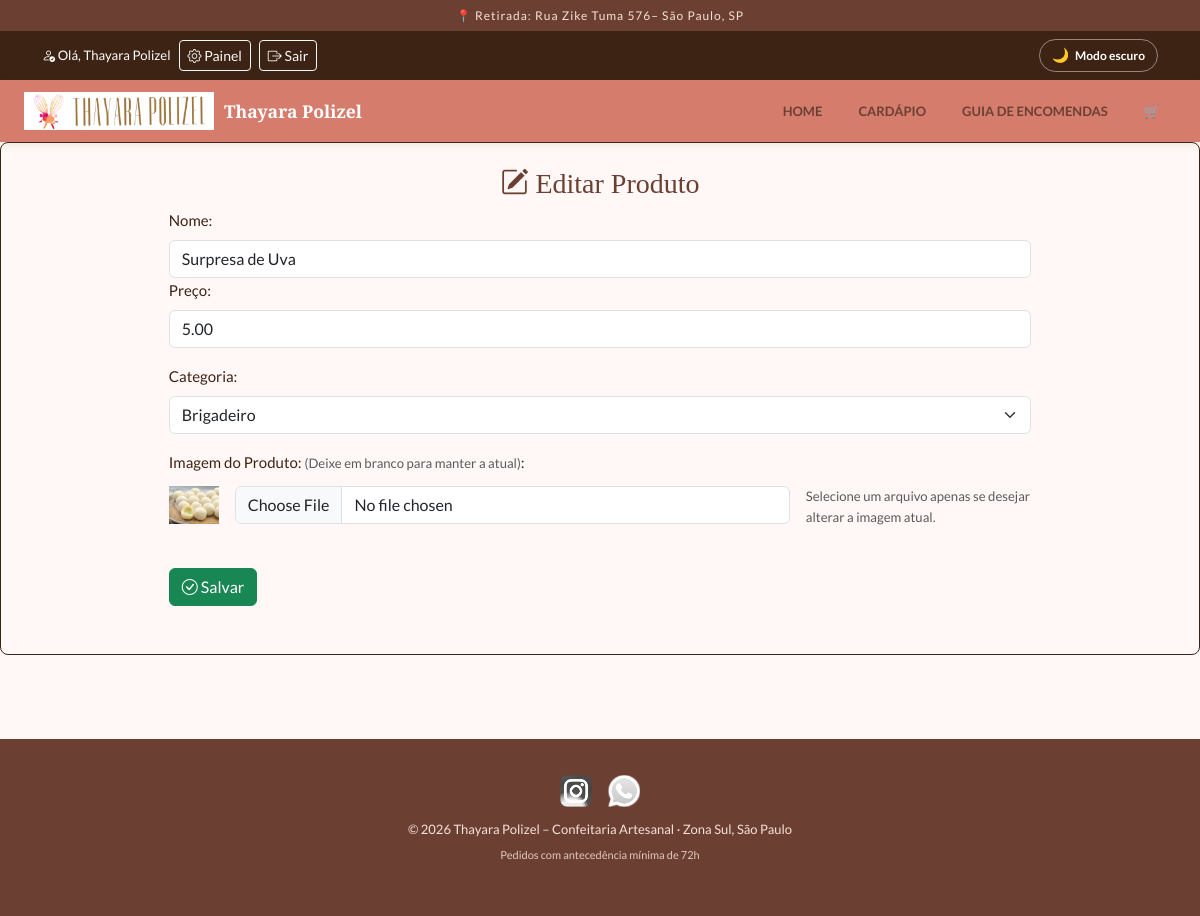
/administradora/cardapio-adm_editar.php?id=3 (signed in), run on the app's committed database.
### tables this page shows
CREATE TABLE IF NOT EXISTS produtos (
    id INT AUTO_INCREMENT PRIMARY KEY,
    nome VARCHAR(100) NOT NULL,
    preco DECIMAL(10, 2) NOT NULL,
    img VARCHAR(255) NOT NULL,
    cat VARCHAR(50) NOT NULL
);

### src/cardapio_crud.php (called while the page is built, shortened)
<?php
function buscarProdutoPorId(PDO $conexao, int $id): ?array
{
    $sql = "SELECT * FROM produtos WHERE id = :id";
    $consulta = $conexao->prepare($sql);
    $consulta -> bindValue(":id", $id);
    $consulta->execute();
    $resultado = $consulta->fetch(PDO::FETCH_ASSOC);
    return $resultado ?: null;
}

### administradora/cardapio-adm_editar.php (the view, shortened to what this page needs)
<?php
require_once __DIR__ . "/../config.php";
require_once BASE_PATH . "/src/cardapio_crud.php";
$id = isset($_GET['id']) ? (int) $_GET['id'] : 0;
try {
    $produto = buscarProdutoPorId($conexao, $id);
} catch (Throwable $e) {
    $erro = "Erro ao buscar produto <br>" . $e->getMessage();
}
require_once BASE_PATH . "/includes/cabecalho.php";
?>
<section class="mb-4 border rounded-3 p-4" style="border-color: var(--marrom-escuro) !important;">
    <h3 class="text-center"><i class="bi bi-pencil-square"></i> Editar Produto</h3>
    <form action="" method="post" enctype="multipart/form-data" class="w-75 mx-auto">
        <div class="form-group">
            <label for="nome" class="form-label">Nome: </label>
            <input required value="<?= htmlspecialchars($produto['nome'] ?? '', ENT_QUOTES, 'UTF-8') ?>" type="text" name="nome" id="nome" class="form-control">
        </div>
        <div class="form-group mb-3">
            <label for="preco" class="form-label">Preço:</label>
            <input required value="<?= $produto['preco'] ?? '' ?>" type="number" name="preco" id="preco" class="form-control" min="0" step="0.01">
        </div>
        <div class="form-group mb-3">
            <label for="cat" class="form-label">Categoria:</label>
            <select name="cat" id="cat" class="form-select">
                <?php
                    $categorias = [
                        'brigadeiro' => 'Brigadeiro',
                        'caixa' => 'Caixa',
                        'mini' => 'Mini'
                    ];
                    foreach($categorias as $chave => $valor){
                        $selecionado = (($produto['cat'] ?? '') == $chave) ? 'selected' : '';
                        echo "<option value='$chave' $selecionado>$valor</option>";
                    }
                ?>
            </select>
        </div>
        <div class="form-group mb-3">
            <label for="img" class="form-label">Imagem do Produto: <small class="text-muted">(Deixe em branco para manter a atual)</small>:</label>
            <div class="d-flex align-items-center gap-3">
                <img src="<?= BASE_URL ?>/<?= $produto['img'] ?? '' ?>" width="50" />
                <input type="file" name="img" id="img" class="form-control" accept="image/*">
                <small class="form-text text-muted">Selecione um arquivo apenas se desejar alterar a imagem atual.</small>
            </div>
        </div>
        <button class="btn btn-success my-4" type="submit">
            <i class="bi bi-check-circle"></i> Salvar
        </button>
    </form>
</section>
<?php require_once BASE_PATH . "/includes/rodape.php"; ?>

### css/style.css (style rules this page uses)
:root { --rosa-fundo: #fff8f6; --rosa-pastel: #f7e0db; --rosa-claro: #e5a095; --rosa-escuro: #c96a5a; --marrom: #6b4032; --marrom-claro: #7a5a52; --marrom-escuro: #3d2314; --radius: 12px; --fundo: var(--rosa-fundo); --superficie: #ffffff; --superficie-2: var(--rosa-pastel); --texto: var(--marrom-escuro); --texto-suave: var(--marrom-claro); --titulo: var(--marrom); --destaque: var(--rosa-escuro); --destaque-texto: var(--rosa-escuro); --borda: var(--rosa-claro); --sombra: rgba(107,64,50,.12); --sombra-forte: rgba(107,64,50,.20); --navbar-bg: #d67c6d; --navbar-texto: #ffffff; --nav-link: var(--marrom); --banner-1: var(--rosa-claro); --banner-2: #d67c6d; --banner-3: var(--rosa-escuro); --premium-bg: #fff8e1; --premium-borda: #f0c040; --premium-texto: #7a5900; }
body, .card-produto, .guia-card, .painel-carrinho, .rodape, .navbar-thay, .card-categoria, .cat-label { transition: background-color .25s ease, color .25s ease, border-color .25s ease; }
*, *::before, *::after { box-sizing: border-box; }
body { margin:0; font:15px/1.6 'Lato',sans-serif; background:var(--fundo); color:var(--texto); }
h1,h2,h3 { color:var(--titulo); font-family:'Playfair Display',serif; }

### data on the page
produtos: nome "Surpresa de Uva", preco "5.00", img (picture)

### other printed values
$usuarioAtual['nome'] "Thayara Polizel"
form field cat "Brigadeiro"
